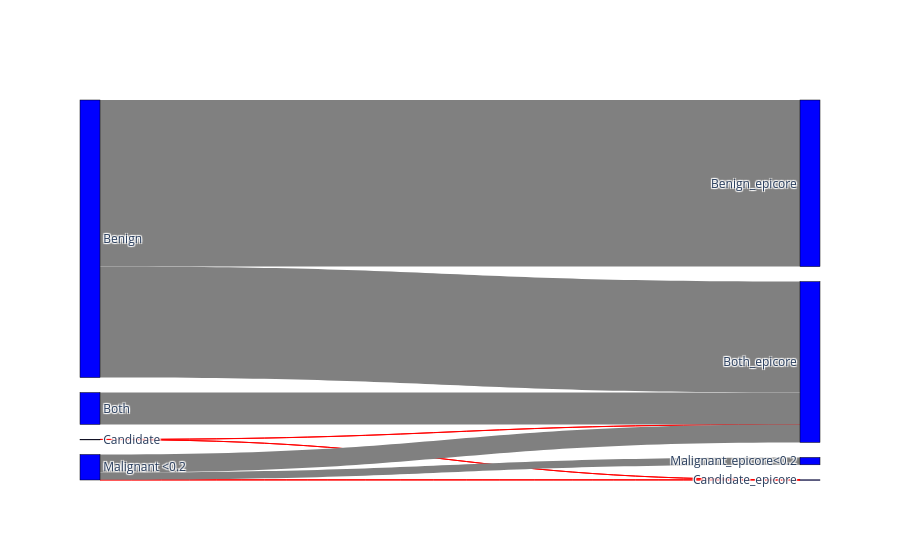

The cell this chart's notebook holds for it:
### Markdown cell above
Determine peptide flow from peptides on sequence level to consensus level.

### Code cell
frequency_agg = freq_cII_included.groupby(['grouped_peptides_sequence', 'whole_epitopes']).agg({'benign_frequency_epicore':'max', 'malignant_frequency_epicore':'max','benign_frequency_single':'max', 'malignant_frequency_single':'max'}).reset_index()
flows = sequence_flow(frequency_agg, 'benign_frequency_single', 'benign_frequency_epicore', 'malignant_frequency_single' , 'malignant_frequency_epicore')
plot_flow_all(flows)

### Figure 1 — Plotly figure (JSON) as saved in the notebook; plotly's stock layout.template omitted (floating-point values rounded to 4 significant figures)
{"data": [{"link": {"color": ["red", "red", "red", "red", "red", "grey", "grey", "grey", "red", "grey", "grey", "grey", "red", "grey", "grey", "grey"], "source": [0, 0, 0, 0, 1, 1, 1, 1, 2, 2, 2, 2, 3, 3, 3, 3], "target": [4, 5, 6, 7, 4, 5, 6, 7, 4, 5, 6, 7, 4, 5, 6, 7], "value": [15, 0, 0, 120, 261, 9757, 0, 23769, 0, 0, 220811, 147046, 0, 0, 0, 42199]}, "node": {"color": "blue", "label": ["Candidate", "Malignant <0.2", "Benign", "Both", "Candidate_epicore", "Malignant_epicore<0.2", "Benign_epicore", "Both_epicore"], "line": {"color": "black", "width": 0.5}, "pad": 15, "thickness": 20}, "type": "sankey", "valueformat": ".0f", "valuesuffix": "TWh"}], "layout": {}}
